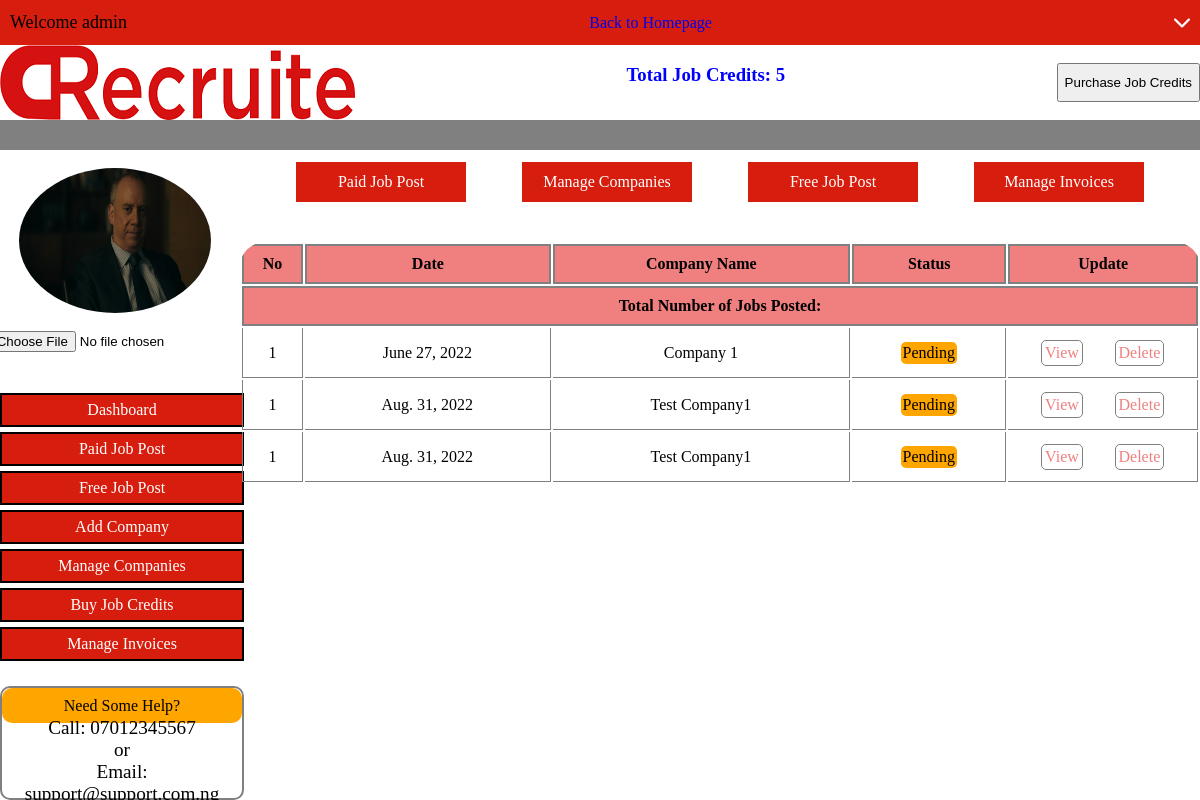
Screenshot of /manageCompanies (signed in) with the database file from the repository.
### account/models.py (models this page shows, shortened)
class UserProfile(models.Model):
    user =  models.OneToOneField(Account, on_delete=models.CASCADE)
    profile_pic = models.ImageField(blank=True, null=True, upload_to='userprofile')
    credit = models.IntegerField(default=0)
    free_post = models.BooleanField(default=True)

class Account(AbstractBaseUser):
    first_name       = models.CharField(max_length=50)
    last_name        = models.CharField(max_length=50)
    email            = models.EmailField(max_length=100, unique=True)
    phone_number     = models.CharField(max_length=20)
    date_joined      = models.DateTimeField(auto_now_add=True)
    last_login       = models.DateTimeField(auto_now_add=True)
    is_admin         = models.BooleanField(default=False)
    is_staff         = models.BooleanField(default=False)
    is_active        = models.BooleanField(default=True)
    is_superadmin    = models.BooleanField(default=False)
    USERNAME_FIELD = 'email'
    REQUIRED_FIELDS = ['first_name', 'last_name', 'phone_number']
    objects = MyAccountManager()

### job/models.py (models this page shows, shortened)
class Company(models.Model):
    user = models.ForeignKey(Account, on_delete=models.CASCADE)
    name = models.CharField(max_length=50)
    reg_no = models.CharField(max_length=100)
    status = models.BooleanField(default=False)
    type = models.CharField(max_length=30)
    affiliation = models.CharField(max_length=30)
    industry = models.CharField(max_length=50)
    web_link = models.URLField(max_length=400)
    address = models.CharField(max_length=300)
    phone_number = models.CharField(max_length=19)
    email = models.EmailField()
    description = models.CharField(max_length=2000)
    date_created = models.DateField(auto_now_add=True)

### crecruite/views.py (the view)
# urls.py: path('manageCompanies', views.manageCompanies, name='managecompanies'),
@csrf_exempt
@login_required(login_url='login')
def manageCompanies(request):
    companies = Company.objects.filter(user=request.user)
    user_profile = UserProfile.objects.get(user=request.user)
    if request.method == 'DELETE':
        data = json.loads(request.body)
        Company.objects.get(id=data['id']).delete()
    context = {
        'companies': companies,
        'profile': user_profile
    }
    return render(request, 'manageCompanies.html', context)

### templates/manageCompanies.html (shortened to what this page needs)
{% load static %}
<html lang="en">
<head>
    <link rel="stylesheet" href="{% static 'css/dashboard.css' %}">
    <link rel="stylesheet" href="{% static 'css/managecompany.css' %}">
</head>
<body>
    <div class="container">
        <nav class="navbar">
            <div class="topbar">
                <p>Welcome {{ profile.user.first_name }}</p>
                <a href="{% url 'home' %}">Back to Homepage</a>
                {% include 'dropDiv.html' %}
            </div>
            <div class="midbar">
                <img onclick="window.location.href='./'" src="{% static 'img/clong.png' %}" alt="Logo">
                <h3 style="color: blue;">Total Job Credits: {{ profile.credit }}</h3>
                <div class="butAlign">
                    <button onclick="window.location.href='./buycredit'">Purchase Job Credits</button>
                </div>
            </div>
            <div class="endbar"></div>
        </nav>
        <div class="dashContent">
            <div class="leftContent">
                <br>
                <div class="picDiv">
                    <img src="{% if profile.profile_pic.url %}{{ profile.profile_pic.url }}{% else %}{% static 'img/profile.png' %}{% endif %}" alt="Profile Picture">
                    <br>
                    <form style="margin-left: 20%;" method="POST" class="picForm" enctype="multipart/form-data" action="{% url 'dashboard' %}"><input type="file" id="picup" name="img" accept="image/*"></form>
                </div>
                <div class="leftOptions">
                    <a href="/dashboard">Dashboard</a>
                    <a href="/paidpost">Paid Job Post</a>
                    <a href="/freepost">Free Job Post</a>
                    <a href="/addCompany">Add Company</a>
                    <a href="/manageCompanies">Manage Companies</a>
                    <a href="/buycredit">Buy Job Credits</a>
                    <a href="/manageInvoice">Manage Invoices</a>
                </div>
                <div class="leftHelp">
                    <div class="topHelp">
                        Need Some Help?
                    </div>
                    {% include 'bottomHelp.html' %}
                </div>
            </div>
            <div class="rightContent">
                <div class="rightOptions">
                    <a href="/paidpost">Paid Job Post</a>
                    <a href="/manageCompanies">Manage Companies</a>
                    <a href="/freepost">Free Job Post</a>
                    <a href="/manageInvoice">Manage Invoices</a>
                </div>
                <table>
                    <tr class="tableHead">
                        <th>No</th>
                        <th>Date</th>
                        <th>Company Name</th>
                        <th>Status</th>
                        <th>Update</th>
                    </tr>
                    <tr class="tableHead">
                        <th colspan="7">Total Number of Jobs Posted: {{ posts.count }}</th>
                    </tr>
                    {% for company in companies %}
                    <tr>
                        <td style="border-left: 1px solid grey;">1</td>
                        <td>{{ company.date_created }}</td>
                        <td>{{ company.name }}</td>
                        <td>
                            <div class="statDiv">
                                <div class="{% if company.status %}verified{% else %}pending{% endif %}">{% if company.status %}Verified{% else %}Pending{% endif %}</div>
                            </div>
                        </td>
                        <td style="width: 20%;">
                            <div class="upDiv">
                                <a href="">View</a>
                                <a onclick="deleteCompany('{{company.id}}')" href="">Delete</a>
                            </div>
                        </td>
                    </tr>
                    {% endfor %}
                </table>
            </div>
        </div>
    </div>
</body>
</html>

### static/css/dashboard.css (style rules this page uses)
body { margin: 0; padding: 0; }
.container { width: 100%; height: 100%; display: flex; flex-direction: column; overflow: auto; }
nav { display: flex; flex-direction: column; width: 100%; height: 20%; }
.topbar { display: flex; justify-content: space-between; align-items: center; width: 100%; height: 30%; background-color: #D71D0D; }
.topbar p:nth-child(1) { margin-left: 10px; font-size: large; }
.topbar a { text-decoration: none; }
.midbar { height: 50%; width: 100%; display: flex; justify-content: space-between; }
.butAlign { height: 100%; display: flex; justify-content: center; align-items: center; }
.butAlign button { padding-top: 10px; padding-bottom: 10px; }
.endbar { background-color: grey; height: 25%; width: 100%; z-index: -3; }
.dashContent { display: flex; width: 100%; }
.leftContent { width: 20%; }
.picDiv { display: flex; flex-direction: column; justify-content: center; align-items: center; width: 80%; height: 200px; }
.picDiv img { width: 100%; height: 90%; margin-left: 20%; border-radius: 50%; }
.leftOptions { display: flex; flex-direction: column; width: 100%; margin-top: 20px; }
.leftOptions a { display: flex; justify-content: center; align-items: center; text-decoration: none; width: 100%; background-color: #D71D0D; color: white; height: 30px; border: 2px solid black; margin-top: 5px; }
.leftHelp { border: 2px solid grey; border-radius: 10px; margin-top: 25px; width: 100%; display: flex; flex-direction: column; justify-content: center; align-items: center; }
.topHelp { width: 100%; background-color: orange; height: 35px; border-radius: 10px; display: flex; justify-content: center; align-items: center; }
.rightContent { width: 80%; height: fit-content; display: flex; flex-direction: column; }
.rightOptions { display: flex; justify-content: space-evenly; align-items: center; width: 100%; margin-top: 12px; }
.rightOptions a { display: flex; justify-content: center; align-items: center; background-color: #D71D0D; width: 170px; height: 40px; color: white; text-decoration: none; }

### static/css/managecompany.css (style rules this page uses)
table { margin-top: 40px; table-layout: fixed; overflow: hidden; border-top-left-radius: 25px; border-top-right-radius: 25px; }
.tableHead th { margin: 0; padding: 0; border: 2px solid grey; background-color: lightcoral; height: 40px; }
table tr td { text-align: center; border-right: 1px solid grey; height: 50px; border-bottom: 1px solid grey; }
.statDiv { display: flex; width: 100%; align-items: center; justify-content: center; }
.pending { background-color: orange; width: fit-content; padding: 2px; border-radius: 5px; }
.upDiv { display: flex; justify-content: space-evenly; }
.upDiv a { border: 1px solid grey; padding: 3px; border-radius: 5px; text-decoration: none; color: lightcoral; cursor: pointer; }

### rows the page displays
UserProfile: user.first_name "admin", credit "5", profile_pic (picture)
Company: date_created "June 27, 2022", name "Company 1", status "Pending"
Company: date_created "Aug. 31, 2022", name "Test Company1", status "Pending"
Company: date_created "Aug. 31, 2022", name "Test Company1", status "Pending"
